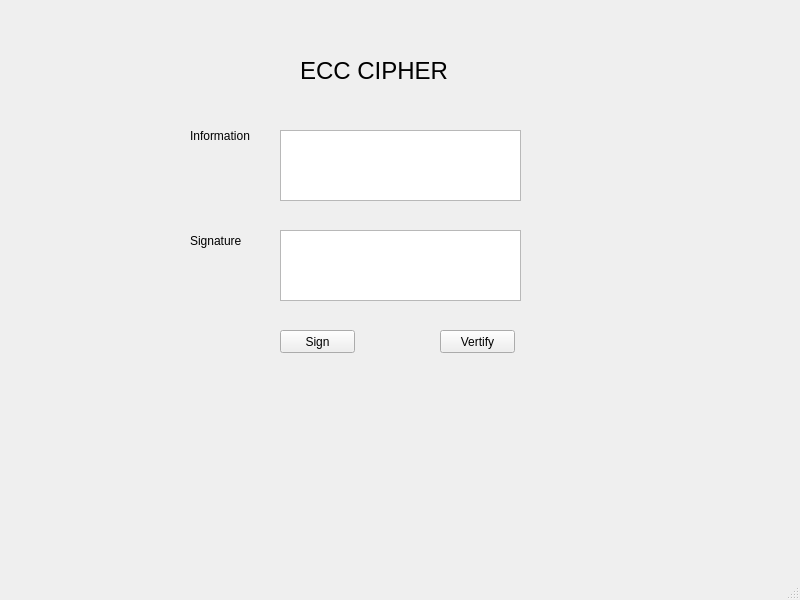
<?xml version="1.0" encoding="UTF-8"?>
<ui version="4.0">
 <class>MainWindow</class>
 <widget class="QMainWindow" name="MainWindow">
  <property name="geometry">
   <rect>
    <x>0</x>
    <y>0</y>
    <width>800</width>
    <height>600</height>
   </rect>
  </property>
  <property name="windowTitle">
   <string>MainWindow</string>
  </property>
  <widget class="QWidget" name="centralwidget">
   <widget class="QPushButton" name="pushButton">
    <property name="geometry">
     <rect>
      <x>280</x>
      <y>330</y>
      <width>75</width>
      <height>23</height>
     </rect>
    </property>
    <property name="text">
     <string>Sign</string>
    </property>
   </widget>
   <widget class="QPushButton" name="pushButton_2">
    <property name="geometry">
     <rect>
      <x>440</x>
      <y>330</y>
      <width>75</width>
      <height>23</height>
     </rect>
    </property>
    <property name="text">
     <string>Vertify</string>
    </property>
   </widget>
   <widget class="QLabel" name="label">
    <property name="geometry">
     <rect>
      <x>300</x>
      <y>40</y>
      <width>311</width>
      <height>61</height>
     </rect>
    </property>
    <property name="font">
     <font>
      <pointsize>18</pointsize>
     </font>
    </property>
    <property name="text">
     <string>ECC CIPHER</string>
    </property>
   </widget>
   <widget class="QLabel" name="label_2">
    <property name="geometry">
     <rect>
      <x>190</x>
      <y>120</y>
      <width>71</width>
      <height>31</height>
     </rect>
    </property>
    <property name="text">
     <string>Information</string>
    </property>
   </widget>
   <widget class="QLabel" name="label_3">
    <property name="geometry">
     <rect>
      <x>190</x>
      <y>230</y>
      <width>61</width>
      <height>21</height>
     </rect>
    </property>
    <property name="text">
     <string>Signature</string>
    </property>
   </widget>
   <widget class="QTextEdit" name="textEdit">
    <property name="geometry">
     <rect>
      <x>280</x>
      <y>130</y>
      <width>241</width>
      <height>71</height>
     </rect>
    </property>
   </widget>
   <widget class="QTextEdit" name="textEdit_2">
    <property name="geometry">
     <rect>
      <x>280</x>
      <y>230</y>
      <width>241</width>
      <height>71</height>
     </rect>
    </property>
   </widget>
  </widget>
  <widget class="QMenuBar" name="menubar">
   <property name="geometry">
    <rect>
     <x>0</x>
     <y>0</y>
     <width>800</width>
     <height>21</height>
    </rect>
   </property>
  </widget>
  <widget class="QStatusBar" name="statusbar"/>
 </widget>
 <resources/>
 <connections/>
</ui>
